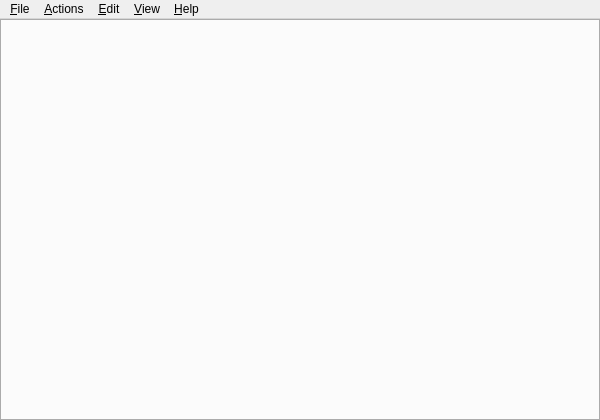
<?xml version="1.0" encoding="UTF-8"?>
<ui version="4.0">
 <class>mainWindow</class>
 <widget class="QMainWindow" name="mainWindow">
  <property name="geometry">
   <rect>
    <x>0</x>
    <y>0</y>
    <width>600</width>
    <height>420</height>
   </rect>
  </property>
  <property name="windowTitle">
   <string>MainWindow</string>
  </property>
  <widget class="QWidget" name="centralwidget">
   <layout class="QGridLayout">
    <property name="leftMargin">
     <number>0</number>
    </property>
    <property name="topMargin">
     <number>0</number>
    </property>
    <property name="rightMargin">
     <number>0</number>
    </property>
    <property name="bottomMargin">
     <number>0</number>
    </property>
    <item row="0" column="0">
     <widget class="TabWidget" name="consoleTabulator">
      <property name="tabPosition">
       <enum>QTabWidget::South</enum>
      </property>
      <property name="tabShape">
       <enum>QTabWidget::Rounded</enum>
      </property>
      <property name="currentIndex">
       <number>-1</number>
      </property>
      <property name="elideMode">
       <enum>Qt::ElideNone</enum>
      </property>
     </widget>
    </item>
   </layout>
  </widget>
  <widget class="QMenuBar" name="m_menuBar">
   <property name="geometry">
    <rect>
     <x>0</x>
     <y>0</y>
     <width>600</width>
     <height>26</height>
    </rect>
   </property>
   <widget class="QMenu" name="menu_File">
    <property name="title">
     <string>&amp;File</string>
    </property>
    <property name="Title" stdset="0">
     <string/>
    </property>
   </widget>
   <widget class="QMenu" name="menu_Actions">
    <property name="title">
     <string>&amp;Actions</string>
    </property>
   </widget>
   <widget class="QMenu" name="menu_Help">
    <property name="title">
     <string>&amp;Help</string>
    </property>
    <addaction name="actAbout"/>
    <addaction name="actAboutQt"/>
   </widget>
   <widget class="QMenu" name="menu_Window">
    <property name="title">
     <string>&amp;View</string>
    </property>
   </widget>
   <widget class="QMenu" name="menu_Edit">
    <property name="title">
     <string>&amp;Edit</string>
    </property>
   </widget>
   <addaction name="menu_File"/>
   <addaction name="menu_Actions"/>
   <addaction name="menu_Edit"/>
   <addaction name="menu_Window"/>
   <addaction name="menu_Help"/>
  </widget>
  <action name="actAbout">
   <property name="icon">
    <iconset theme="help-about">
     <normaloff/>
    </iconset>
   </property>
   <property name="text">
    <string>&amp;About...</string>
   </property>
  </action>
  <action name="actAboutQt">
   <property name="text">
    <string>About &amp;Qt...</string>
   </property>
  </action>
 </widget>
 <customwidgets>
  <customwidget>
   <class>TabWidget</class>
   <extends>QTabWidget</extends>
   <header>tabwidget.h</header>
   <container>1</container>
  </customwidget>
 </customwidgets>
 <resources/>
 <connections/>
</ui>
